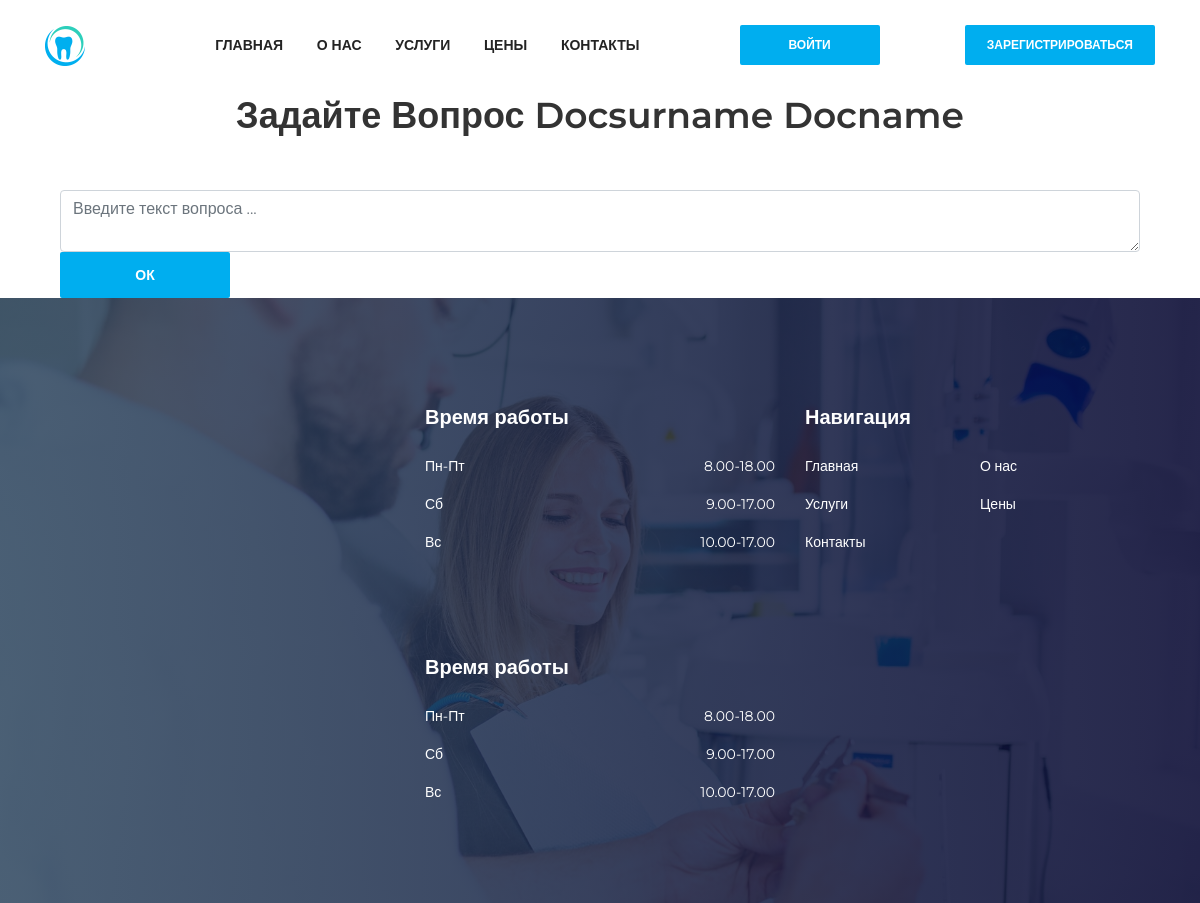
The app's page /ask_doctor/1, older data.
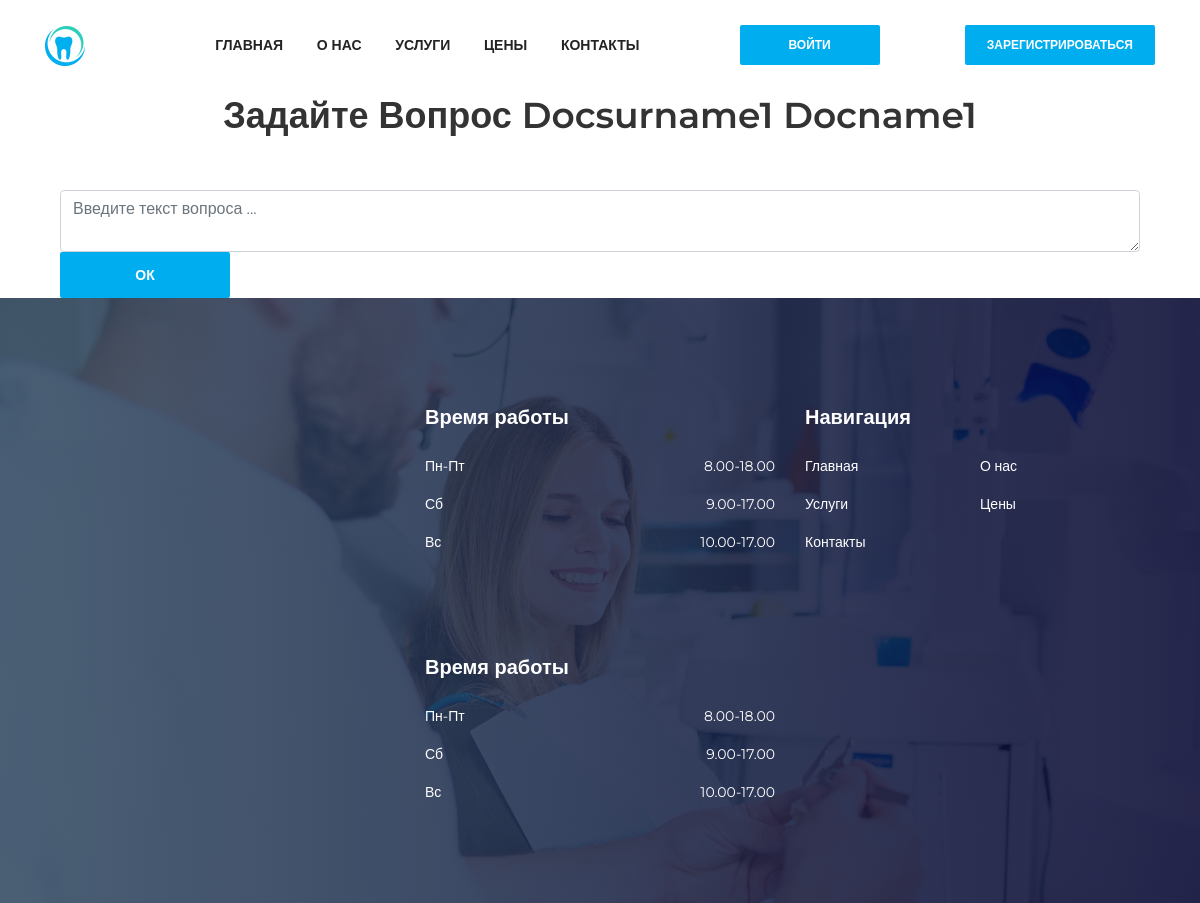
The same page, newer data.
### website/models.py (models this page shows, shortened)
class DoctorCard(models.Model):
    user = models.OneToOneField(User,
                                on_delete=models.CASCADE)
    phone = models.CharField(max_length=32,
                             verbose_name='Номер телефона',
                             null=True,
                             blank=True)
    email = models.EmailField(verbose_name='Почта/email',
                              null=True,
                              blank=False)
    first_name = models.CharField(max_length=128,
                                  verbose_name='Имя')
    last_name = models.CharField(max_length=128,
                                 verbose_name='Фамилия')
    patronymic = models.CharField(max_length=128,
                                  verbose_name='Отчсество',
                                  null=True,
                                  blank=True)
    image = models.ImageField(upload_to='website/',
                              blank=True,
                              null=True,
                              verbose_name='Изображение')
    description = models.TextField(verbose_name='Описание')
    specialization = models.CharField(verbose_name='специалтзация',
                                      max_length=64)
    class Meta:
        verbose_name = 'Карточка врача'
        verbose_name_plural = 'Карточки врачей'

### website/views.py (the view, shortened to what this page needs)
# urls.py: path('ask_doctor/<int:doc_id>', views.ask_doctor, name='ask_doctor_page'),
def ask_doctor(request, doc_id):
    doctor = DoctorCard.objects.get(id=doc_id)
    return render(request, 'ask_doctor.html', {'doctor': doctor})

### website/templates/ask_doctor.html (shortened to what this page needs)
{% extends 'base.html' %}
{% load static %}
{% block content %}
<section>
  <div class="container">
    <div class="row">
      <div class="col-12">
        <div class="section-heading text-center">
          <h2>Задайте вопрос {{doctor.last_name}} {{doctor.first_name}}</h2>
        </div>
      </div>
    </div>
    <div class="row">
      <div class="col-12">
        <div class="button-form">
          <form action="" method="post">
            <div class="col-12">
              <textarea name="question" class="form-control" placeholder="Введите текст вопроса ..."></textarea>
            </div>
              <div class="col-12 text-left">
                <button type="submit" class="btn dento-btn">ОК</button>
              </div>
          </form>
        </div>
      </div>
    </div>
  </div>
</section>
{% endblock %}

Row changes from the older to the newer data that the page shows:
changed DoctorCard: last_name "Docsurname" → "Docsurname1"; first_name "Docname" → "Docname1"
